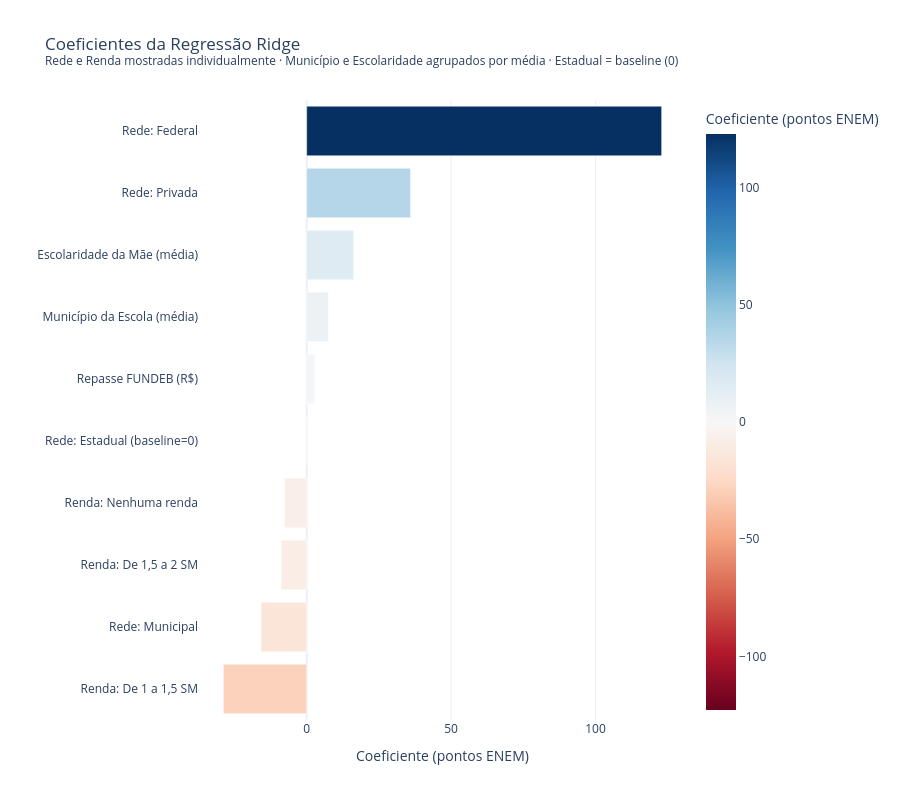

The notebook cell saved with this chart:
### Markdown cell above
### 📊 Resultado — Regressão Ridge Treinada

**O que é a Regressão Ridge?**  
É uma variação da Regressão Linear Múltipla com penalidade L2 que reduz a magnitude dos coeficientes para prevenir overfitting. Os coeficientes Ridge são sempre menores (em valor absoluto) que os do OLS puro, mas permitem interpretação causal (com cuidado) do efeito marginal de cada preditor.

**Métricas de avaliação esperadas:**
- **R² (Coeficiente de Determinação):** Proporção da variância da nota explicada pelo modelo. Um R² de ~0,15–0,20 é esperado e justificado neste contexto (ver Seção 3A.5).
- **RMSE (Root Mean Square Error):** Erro médio em pontos de ENEM. Um RMSE de ~55–65 pontos significa que o modelo erra, em média, ±60 pontos — uma margem considerável dada a escala 0–1000, mas razoável para um modelo com apenas variáveis macro.
- **MAE (Mean Absolute Error):** Erro mediano — menos sensível a previsões muito erradas (*outliers*) que o RMSE.

**Nota sobre a interpretação do R²:**  
Um R² baixo não invalida o modelo. Aqui estamos prevendo comportamento *individual* usando preditores *municipais e categóricos agregados*. O FUNDEB, por ser uma constante municipal-anual, é matematicamente incapaz de explicar a variação entre indivíduos do mesmo município — ele só pode explicar variação *entre* municípios. Isso já é suficiente para responder à pergunta de pesquisa sobre o efeito agregado do investimento.

### Code cell
# Coeficientes da Regressão Ridge — categorias individuais por rede e renda
ridge_model = ridge_pipeline.named_steps['model']
coefs = ridge_model.coef_

cat_encoder = ridge_pipeline.named_steps['preprocessor'].named_transformers_['cat']
cat_features_out = cat_encoder.get_feature_names_out(cat_features)
all_features = num_features + list(cat_features_out)

df_coef_raw = pd.DataFrame({'Feature': all_features, 'Coefficient': coefs})

# Mapeamentos de labels individuais legíveis
rede_map = {
    'TP_DEPENDENCIA_ADM_ESC_B_Federal': 'Rede: Federal',
    'TP_DEPENDENCIA_ADM_ESC_C_Municipal': 'Rede: Municipal',
    'TP_DEPENDENCIA_ADM_ESC_D_Privada': 'Rede: Privada',
    # TP_DEPENDENCIA_ADM_ESC_A_Estadual é o BASELINE (dropped) → coef=0
}



# Variáveis que agrupamos (média) - Município e Escolaridade têm muitas dummies sem gradiente semântico
group_map = {
    'total_geral':       'Repasse FUNDEB (R$)',
    'NO_MUNICIPIO_ESC':  'Município da Escola (média)',
    'ESCOLARIDADE_MAE':  'Escolaridade da Mãe (média)',
    'ESCOLARIDADE_PAI':  'Escolaridade do Pai (média)',
}

rows = []
grouped = {}

for _, row in df_coef_raw.iterrows():
    feat = row['Feature']
    coef = row['Coefficient']

    if feat in rede_map:
        rows.append({'Variável': rede_map[feat], 'Coefficient': coef})
    elif feat.startswith('RENDA_FAMILIAR_'):
        label = 'Renda: ' + feat.replace('RENDA_FAMILIAR_', '')
        rows.append({'Variável': label, 'Coefficient': coef})
    else:
        matched = False
        for prefix, label in group_map.items():
            if feat == prefix or feat.startswith(prefix + '_'):
                grouped.setdefault(label, []).append(coef)
                matched = True
                break
        if not matched:
            rows.append({'Variável': feat, 'Coefficient': coef})

# Adicionar Estadual com coef=0 (categoria baseline descartada pelo OHE)
# Estadual (A_Estadual) foi descartado pelo OHE drop='first' — adicionado manualmente com coef=0 para referência visual

for label, coef_list in grouped.items():
    rows.append({'Variável': label, 'Coefficient': sum(coef_list)/len(coef_list)})

rows.append({'Variável': 'Rede: Estadual (baseline=0)', 'Coefficient': 0.0})
df_coef = pd.DataFrame(rows).sort_values('Coefficient', ascending=True)

fig = px.bar(df_coef, x='Coefficient', y='Variável', orientation='h',
             title='Coeficientes da Regressão Ridge<br>'
                   '<sup>Rede e Renda mostradas individualmente · Município e Escolaridade agrupados por média · Estadual = baseline (0)</sup>',
             template='plotly_white',
             color='Coefficient',
             color_continuous_scale='RdBu',
             color_continuous_midpoint=0,
             labels={'Coefficient': 'Coeficiente (pontos ENEM)', 'Variável': ''},
             height=800)
fig.write_image('../output/modelos/ridge_coeficientes.png')
fig.show()

### Figure 1 — Plotly figure (JSON) as saved in the notebook; plotly's stock layout.template omitted (floating-point values rounded to 4 significant figures)
{"data": [{"hovertemplate": "Coeficiente (pontos ENEM)=%{marker.color}<br>=%{y}<extra></extra>", "legendgroup": "", "marker": {"color": [-28.86, -15.79, -8.859, -7.749, 0.0, 2.778, 7.538, 16.22, 35.97, 122.9], "coloraxis": "coloraxis", "pattern": {"shape": ""}}, "name": "", "orientation": "h", "showlegend": false, "textposition": "auto", "type": "bar", "x": [-28.86, -15.79, -8.859, -7.749, 0.0, 2.778, 7.538, 16.22, 35.97, 122.9], "xaxis": "x", "y": ["Renda: De 1 a 1,5 SM", "Rede: Municipal", "Renda: De 1,5 a 2 SM", "Renda: Nenhuma renda", "Rede: Estadual (baseline=0)", "Repasse FUNDEB (R$)", "Município da Escola (média)", "Escolaridade da Mãe (média)", "Rede: Privada", "Rede: Federal"], "yaxis": "y"}], "layout": {"barmode": "relative", "coloraxis": {"autocolorscale": false, "cmid": 0, "colorbar": {"title": {"text": "Coeficiente (pontos ENEM)"}}, "colorscale": [[0, "rgb(103,0,31)"], [0.1, "rgb(178,24,43)"], [0.2, "rgb(214,96,77)"], [0.3, "rgb(244,165,130)"], [0.4, "rgb(253,219,199)"], [0.5, "rgb(247,247,247)"], [0.6, "rgb(209,229,240)"], [0.7, "rgb(146,197,222)"], [0.8, "rgb(67,147,195)"], [0.9, "rgb(33,102,172)"], [1, "rgb(5,48,97)"]]}, "height": 800, "legend": {"tracegroupgap": 0}, "title": {"text": "Coeficientes da Regressão Ridge<br><sup>Rede e Renda mostradas individualmente · Município e Escolaridade agrupados por média · Estadual = baseline (0)</sup>"}, "xaxis": {"anchor": "y", "domain": [0, 1], "title": {"text": "Coeficiente (pontos ENEM)"}}, "yaxis": {"anchor": "x", "domain": [0, 1], "title": {"text": ""}}}}
